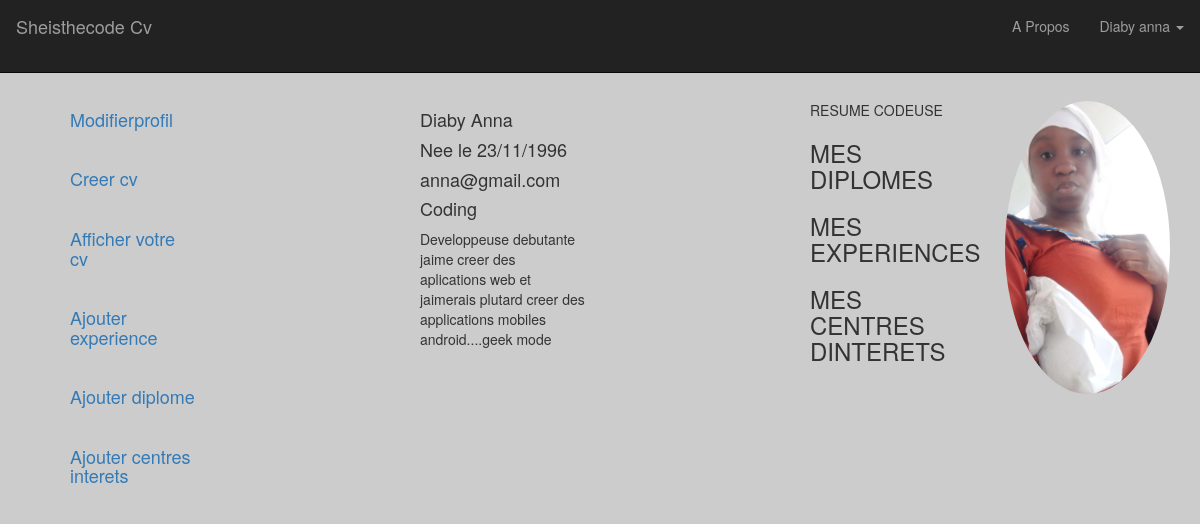
Screenshot of /dashboard.php (signed in) with the database file from the repository.
### tables this page shows
CREATE TABLE IF NOT EXISTS `codeuses` (
  `id_codeuse` int(11) NOT NULL AUTO_INCREMENT,
  `nom` varchar(50) NOT NULL,
  `prenoms` varchar(50) NOT NULL,
  `date_naissance` varchar(50) NOT NULL,
  `image` varchar(250) NOT NULL,
  `specialisation` varchar(50) NOT NULL,
  `email` varchar(50) NOT NULL,
  `mdp` varchar(50) NOT NULL,
  `description` text NOT NULL,
  PRIMARY KEY (`id_codeuse`)
);

### connexion.php (called while the page is built, shortened)
<?php
$host="localhost";
$user="root";
$mdp="";
$db="db_cvs";
$link=mysqli_connect($host,$user,$mdp,$db);
 function codeuseById($id){
    global $link;
    $sql = "SELECT * FROM codeuses
                WHERE id_codeuse=$id";
    $result=mysqli_query($link,$sql);
	$data = mysqli_fetch_array($result);
    return $data ;
}
?>

### dashboard.php (the view, shortened to what this page needs)
<?php
include('connexion.php');
$infocodeuse = codeuseById($_SESSION['id']);
include('menu.php');
?>
                <div class="container">
                	<div class="row">
                		<div class="col-lg-2">
                			<ol>
								<h4><a href="modifierpp.php">Modifierprofil</a><br><br><br>
								<a href="creationcv.php">Creer cv</a><br><br><br>
								<a href="#">Afficher votre cv</a><br><br><br>
								<a href="experiences.php">Ajouter experience</a><br><br><br>
								<a href="diplomes.php">Ajouter diplome</a><br><br><br>
								<a href="centresinteret.php">Ajouter centres interets</a></h4>
					       </ol>
                		</div>
                		<div class="col-lg-2 col-offset-2"></div>
                		<div class="col-lg-2">
                          <h4><?=ucfirst($infocodeuse['nom'])?> <?=ucfirst($infocodeuse['prenoms'])?></h4>
                		  <h4>Nee le <?=$infocodeuse['date_naissance'] ?></h4>
                          <h4><?=$infocodeuse['email'] ?></h4>
                          <h4><?=ucfirst($infocodeuse['specialisation']) ?></h4>
                          <p class="muted"><?=ucfirst($infocodeuse['description']) ?></p>
                	     </div>
                	     <div class="col-lg-2 col-offset-2"></div>
                		<div class="col-lg-2">
                			RESUME CODEUSE<br>
                              <h3>MES DIPLOMES</h3>
                              <h3>MES EXPERIENCES</h3>
                              <h3>MES CENTRES DINTERETS</h3>
                		</div>
                		 <div class="col-lg-2 col-offset-2"></div>
                		<div class="col-lg-2">
                			<img src="upload/<?=$infocodeuse['image'] ?>" class="img-responsive img-circle">
                		</div>
                	</div>
                </div>
<?php require_once('footer.php');?>

### rows the page displays
codeuses: nom "Diaby", prenoms "Anna", date_naissance "23/11/1996", email "anna@gmail.com", specialisation "Coding", description "Developpeuse debutante jaime creer des aplications web et jaimerais plutard creer des applications mobiles android....geek mode", image (picture)

### other values shown
$_SESSION['username'] "Diaby anna"
